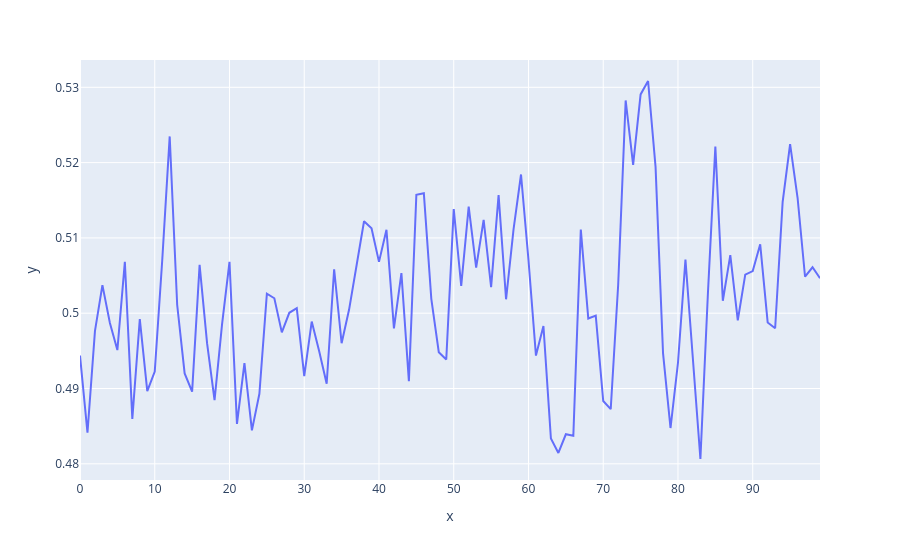
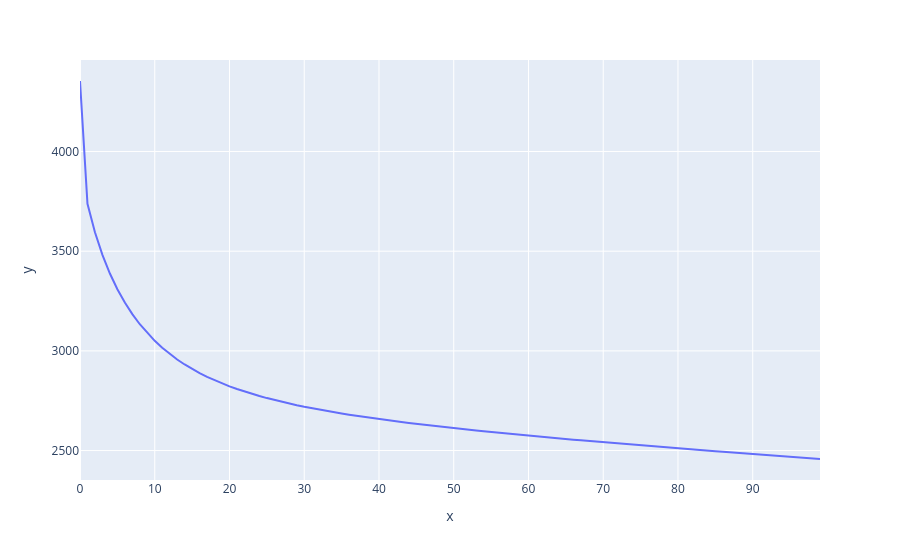

Here is the notebook cell these charts were saved with, in order:
### Code cell
px.line(x=range(len(lmf.mprs)), y=lmf.mprs.cpu()).show()
px.line(x=range(len(lmf.losses)), y=lmf.losses.cpu()).show()
